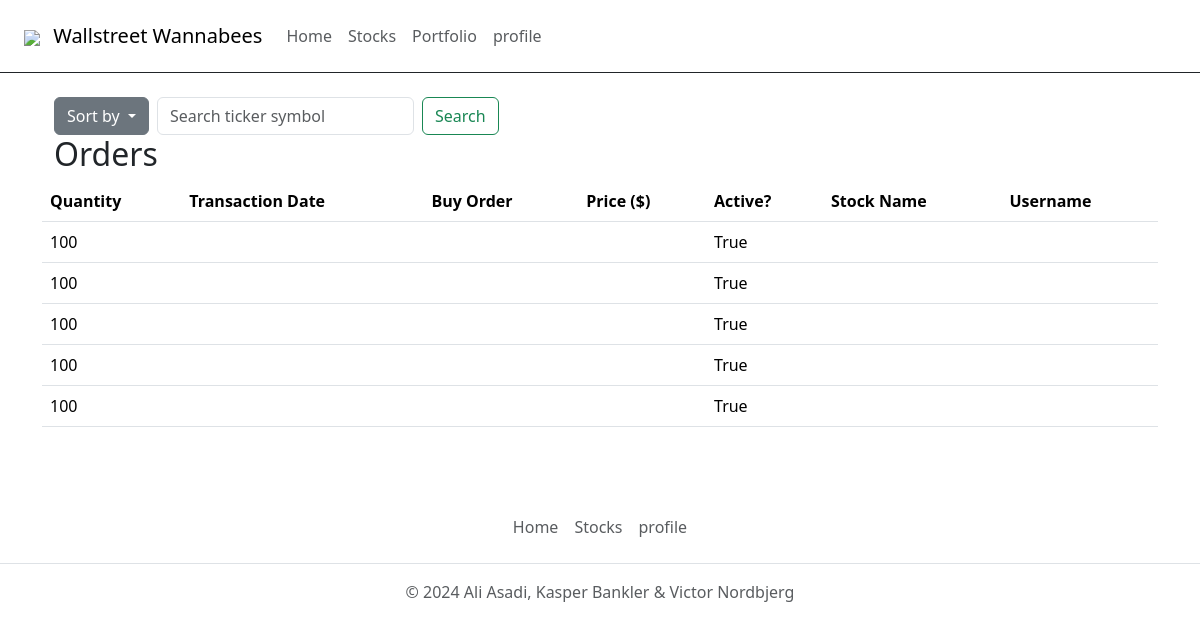
The page /portfolio/ (signed in) on the database as committed earlier.
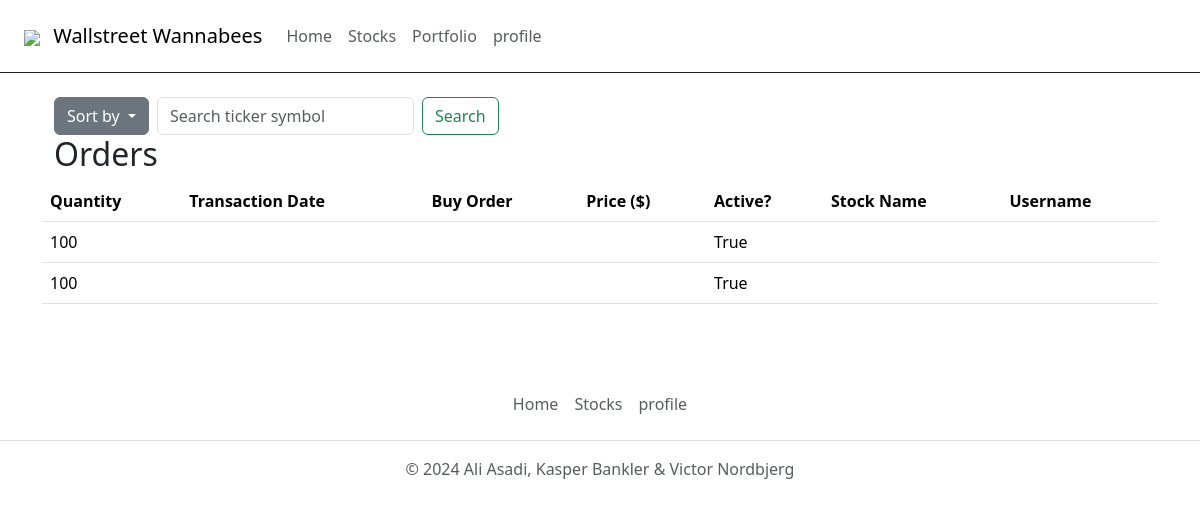
The same page on the database as committed later.
### portfolio/models.py (models this page shows, shortened)
class Order(models.Model):
    quantity = models.IntegerField(default=0)
    isActive = models.BooleanField(max_length=255, default=True)
    user = models.ForeignKey(CustomUser, on_delete=models.CASCADE)
    stock = models.ForeignKey(Stock, on_delete=models.CASCADE)

### portfolio/views.py (the view)
# urls.py: path('', views.index, name='index'),
@login_required
def index(request, sort=None):
    orders = Order.objects.filter(user=request.user, isActive=True)
    orders = list(orders.values())  # Konverterer orders til list af dictionaries
    if sort == 'price':
        quicksort(orders, 0, len(orders) - 1, "price", descending=True)
    return render(request, "index.html", {"orders": orders})

### portfolio/templates/index.html (shortened to what this page needs)
{% extends "base.html" %}
{% block content %}
<div class="container">
  <div class="row">
    <div class="col">
      <div class="d-flex align-items-center">
        <div class="dropdown">
          <a
            class="btn btn-secondary dropdown-toggle"
            href="#"
            role="button"
            data-bs-toggle="dropdown"
            aria-expanded="false"
          >
            Sort by
          </a>
        </div>
        <form class="d-flex ms-2" role="search" id="searchForm">
          <input
            class="form-control me-2"
            type="search"
            placeholder="Search ticker symbol"
            aria-label="Search"
            id="searchInput"
          />
          <button class="btn btn-outline-success" type="submit">Search</button>
        </form>
      </div>
      </div>
      <h2>Orders</h2>
      <table class="table">
        <thead>
          <tr>
            <th>Quantity</th>
            <th>Transaction Date</th>
            <th>Buy Order</th>
            <th>Price ($)</th>
            <th>Active?</th>
            <th>Stock Name</th>
            <th>Username</th>
          </tr>
        </thead>
        <tbody>
          {% for order in orders %}
            <tr>
              <td>{{ order.quantity }}</td>
              <td>{{ order.transactionDate }}</td>
              <td>{{ order.isBuyOrder }}</td>
              <td>{{ order.price }}</td>
              <td>{{ order.isActive }}</td>
              <td>{{ order.stock }}</td>
              <td>{{ order.user }}</td>
            </tr>
          {% endfor %}
        </tbody>
      </table>
    </div>
  </div>
{% endblock %}

Rows that differ between the two databases and show on the page:
removed Order: quantity "100", isActive "True"
removed Order: quantity "100", isActive "True"
removed Order: quantity "100", isActive "True"
